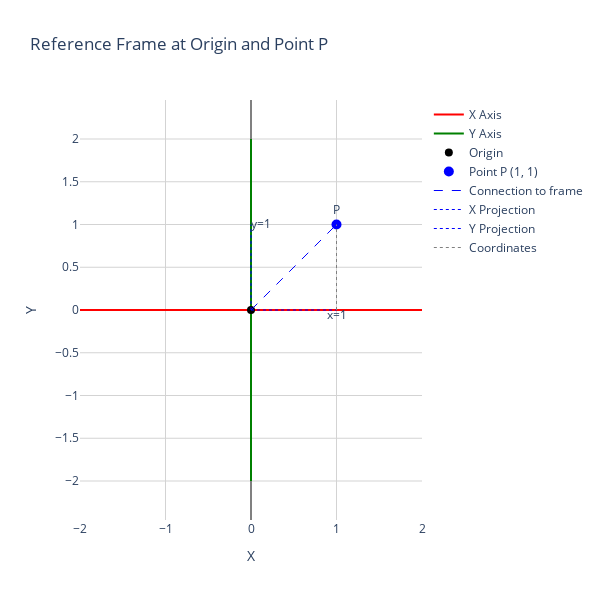

This figure's notebook cell:
### Markdown cell above
# Introduction to Reference Frames in Computer Vision

Simple example of a reference frame and a point in space.

### Code cell
import numpy as np
import plotly.graph_objects as go

# Create a 2D point
point = np.array([1, 1])

# Create a figure with Plotly
fig = go.Figure()

# Add the reference frame axes (origin)
fig.add_trace(go.Scatter(
    x=[-2, 2], y=[0, 0],
    mode='lines',
    line=dict(color='red', width=2),
    name='X Axis'
))

fig.add_trace(go.Scatter(
    x=[0, 0], y=[-2, 2],
    mode='lines',
    line=dict(color='green', width=2),
    name='Y Axis'
))

# Add the origin
fig.add_trace(go.Scatter(
    x=[0], y=[0],
    mode='markers',
    marker=dict(color='black', size=8, symbol='circle'),
    name='Origin'
))

# Add the point
fig.add_trace(go.Scatter(
    x=[point[0]], y=[point[1]],
    mode='markers+text',
    marker=dict(color='blue', size=10),
    text=['P'],
    textposition="top center",
    name=f"Point P ({point[0]}, {point[1]})"
))

# Draw a dashed line from the origin to the point
fig.add_trace(go.Scatter(
    x=[0, point[0]], y=[0, point[1]],
    mode='lines',
    line=dict(color='blue', width=1, dash='dash'),
    name='Connection to frame'
))

# Add projections on the axes as dotted lines
# Projection on X axis
fig.add_trace(go.Scatter(
    x=[0, point[0]], y=[0, 0],
    mode='lines+text',
    line=dict(color='blue', width=1, dash='dot'),
    text=["", f"x={point[0]}"],
    textposition="bottom center",
    name='X Projection'
))

# Projection on Y axis
fig.add_trace(go.Scatter(
    x=[0, 0], y=[0, point[1]],
    mode='lines+text',
    line=dict(color='blue', width=1, dash='dot'),
    text=["", f"y={point[1]}"],
    textposition="middle right",
    name='Y Projection'
))

# Perpendicular lines from the point to the axes
fig.add_trace(go.Scatter(
    x=[point[0], point[0]], y=[0, point[1]],
    mode='lines',
    line=dict(color='gray', width=1, dash='dot'),
    name='Coordinates'
))

# Configure the figure
fig.update_layout(
    title="Reference Frame at Origin and Point P",
    xaxis=dict(range=[-2, 2], title="X"),
    yaxis=dict(range=[-2, 2], title="Y"),
    width=600, height=600,
    plot_bgcolor='white',
    yaxis_scaleanchor="x",  # Ensures that X and Y scales are equal
    yaxis_scaleratio=1
)

# Grid
fig.update_xaxes(showgrid=True, gridwidth=1, gridcolor='lightgray', zeroline=True, zerolinewidth=2, zerolinecolor='gray')
fig.update_yaxes(showgrid=True, gridwidth=1, gridcolor='lightgray', zeroline=True, zerolinewidth=2, zerolinecolor='gray')

fig.show()

### Figure 1 — Plotly figure (JSON) as saved in the notebook; plotly's stock layout.template omitted (floating-point values rounded to 4 significant figures)
{"data": [{"line": {"color": "red", "width": 2}, "mode": "lines", "name": "X Axis", "type": "scatter", "x": [-2, 2], "y": [0, 0]}, {"line": {"color": "green", "width": 2}, "mode": "lines", "name": "Y Axis", "type": "scatter", "x": [0, 0], "y": [-2, 2]}, {"marker": {"color": "black", "size": 8, "symbol": "circle"}, "mode": "markers", "name": "Origin", "type": "scatter", "x": [0], "y": [0]}, {"marker": {"color": "blue", "size": 10}, "mode": "markers+text", "name": "Point P (1, 1)", "text": ["P"], "textposition": "top center", "type": "scatter", "x": [1], "y": [1]}, {"line": {"color": "blue", "dash": "dash", "width": 1}, "mode": "lines", "name": "Connection to frame", "type": "scatter", "x": [0, 1], "y": [0, 1]}, {"line": {"color": "blue", "dash": "dot", "width": 1}, "mode": "lines+text", "name": "X Projection", "text": ["", "x=1"], "textposition": "bottom center", "type": "scatter", "x": [0, 1], "y": [0, 0]}, {"line": {"color": "blue", "dash": "dot", "width": 1}, "mode": "lines+text", "name": "Y Projection", "text": ["", "y=1"], "textposition": "middle right", "type": "scatter", "x": [0, 0], "y": [0, 1]}, {"line": {"color": "gray", "dash": "dot", "width": 1}, "mode": "lines", "name": "Coordinates", "type": "scatter", "x": [1, 1], "y": [0, 1]}], "layout": {"height": 600, "plot_bgcolor": "white", "title": {"text": "Reference Frame at Origin and Point P"}, "width": 600, "xaxis": {"gridcolor": "lightgray", "gridwidth": 1, "range": [-2, 2], "showgrid": true, "title": {"text": "X"}, "zeroline": true, "zerolinecolor": "gray", "zerolinewidth": 2}, "yaxis": {"gridcolor": "lightgray", "gridwidth": 1, "range": [-2, 2], "scaleanchor": "x", "scaleratio": 1, "showgrid": true, "title": {"text": "Y"}, "zeroline": true, "zerolinecolor": "gray", "zerolinewidth": 2}}}
